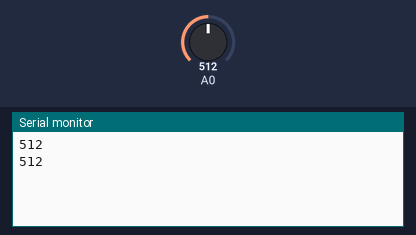
A sketch run on a simulated Arduino Uno, built with avr-gcc and run on an emulated ATmega328P. Parts: the last lines printed to the serial monitor. The test bench sets the inputs (shaded band); at power-on: A0 = 512.

Above: at 1.9 s.
2.0 s: A0 set to 716
At 3.2 s:
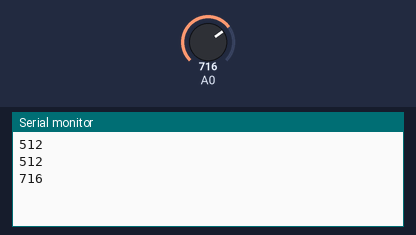
3.5 s: A0 set to 900
At 3.5 s:
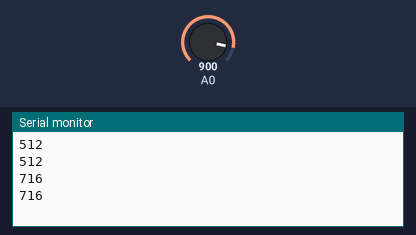
Timing chart, 0 to 6.5 s (numbered marks = the images above; inputs shaded):
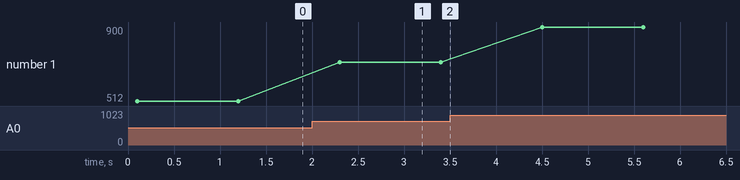

Measured:
- after the input at 2.0 s, the serial monitor: prints a new line after 0.30 s (image 1)
- plotted number 1: 512 → 716 after the input at 2.0 s, 716 → 900 after the input at 3.5 s

The sketch:

ACP1.ino
```cpp
int val = 0;
void setup()
{
  Serial.begin(9600);
  pinMode(A0, INPUT);
}
void loop()
{
  val = analogRead(A0);
  delay(100);
  Serial.println(val);
  delay(1000);
}
```
